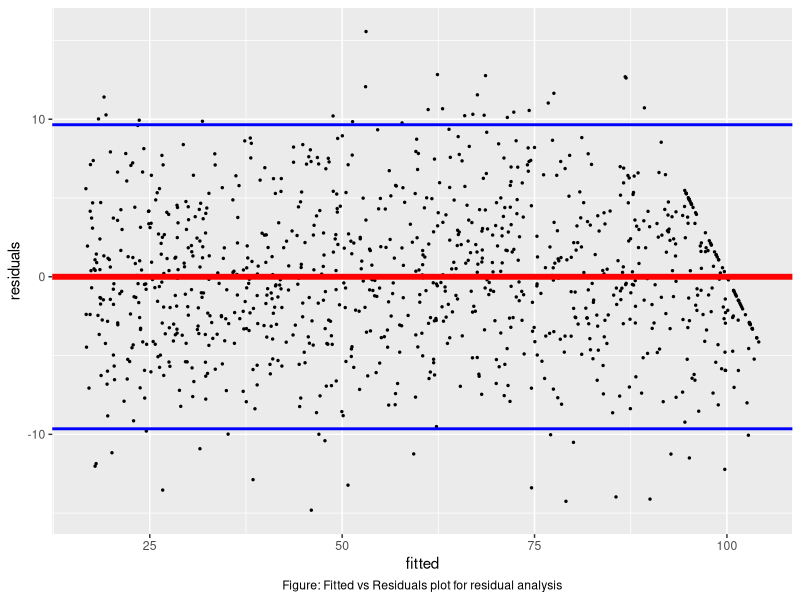
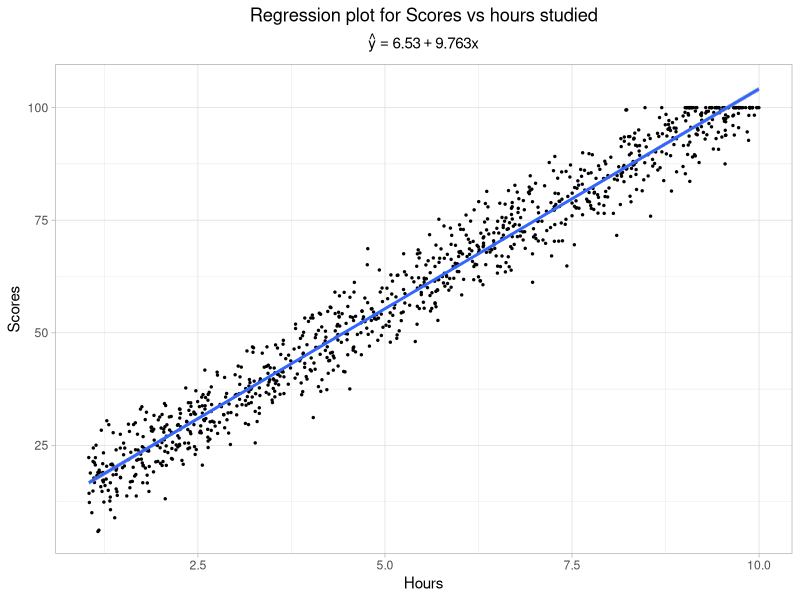
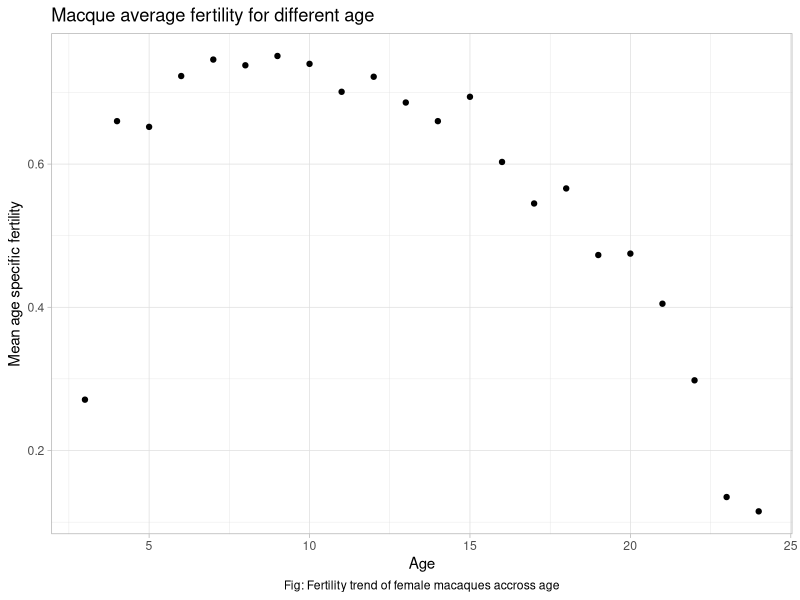
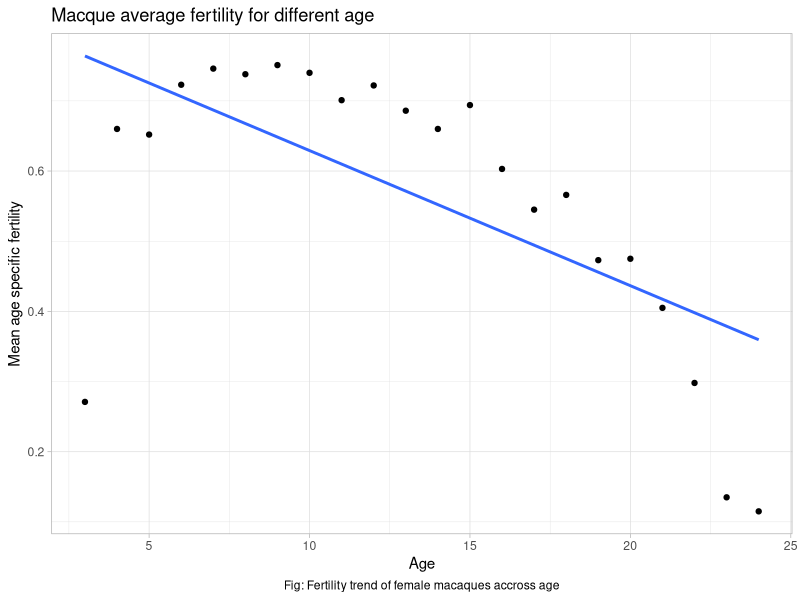
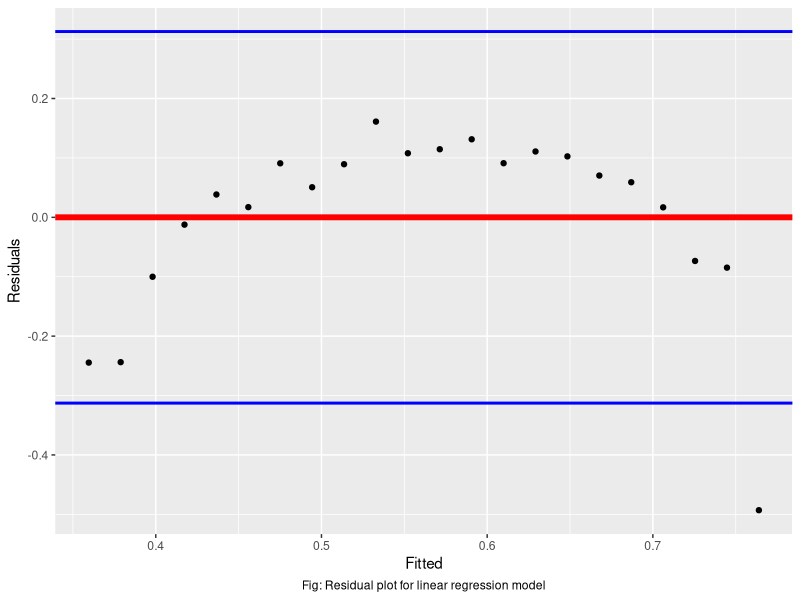
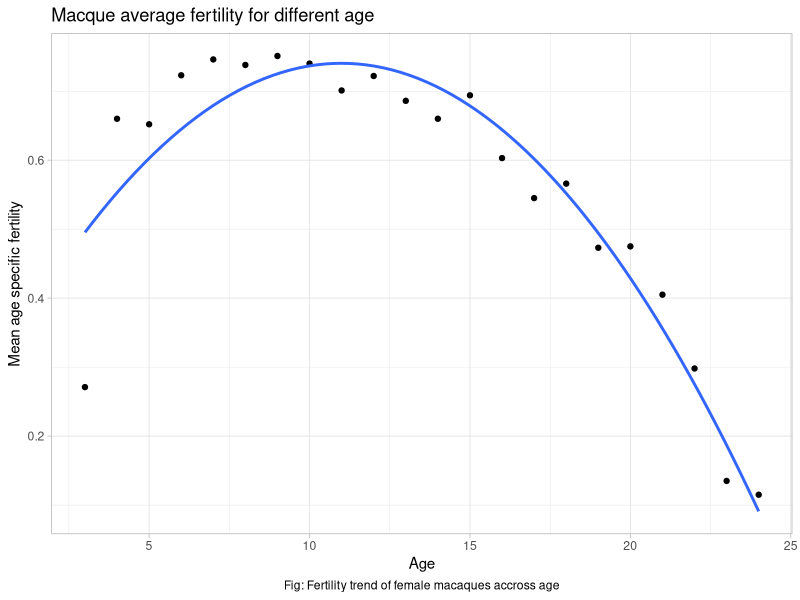
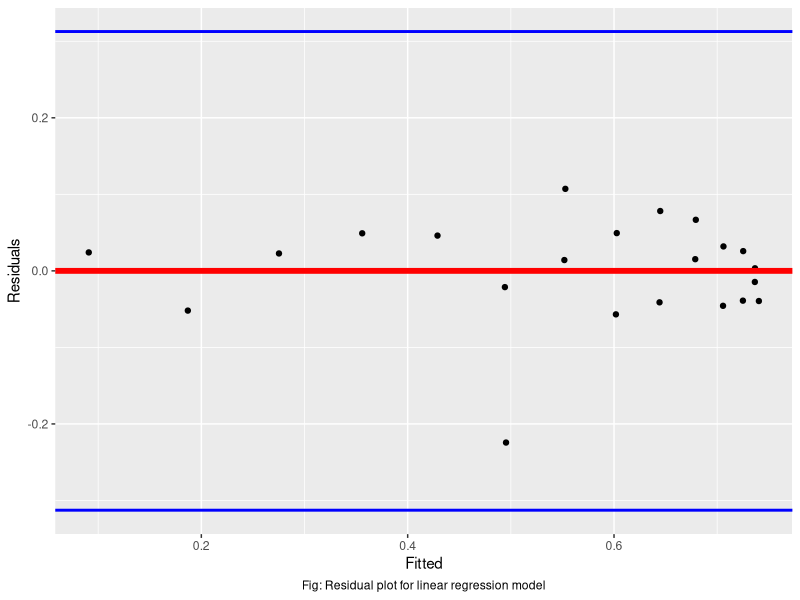

Write the R code that produced these figures, in order.
## ---- chunk 1
# Import Libraries
library(tidyverse)
library(knitr)
## ---- chunk 2
# define matrices

# explanatory variable
x <- matrix(c(1, 1, 1, 4, 6, 8), byrow = FALSE, nrow = 3)

# response variable
y <- matrix(c(4, 10, 16), nrow = 3)

print(x)

print(y)
## ---- chunk 3
# transpose of x

x_t <- t(x)

print(x_t)
## ---- chunk 4
x_t_x <- x_t %*% x

print(x_t_x)
## ---- chunk 5
x_t_y <- x_t %*% y

print(x_t_y)
## ---- chunk 6
# now calculating the inverse of x_t_x

inv_x_t_x <- solve(x_t_x)
print(inv_x_t_x)
## ---- chunk 7
# as we have all the necessary elements, we now substitute the values
# in the formula and calculate the coefficient matrix

b <- inv_x_t_x %*% x_t_y
print(b)
## ---- chunk 8
y_hat <- x %*% b
e <- y - y_hat

print(e) # output can be considered as zero
## ---- chunk 9
x <- c(4, 6, 8)
y <- c(4, 10, 16)
## ---- chunk 10
df <- data.frame(x, y)

print(df)
## ---- chunk 11
model <- lm(y ~ x, data = df)
summary(model)
## ---- chunk 12
new_x <- c(7, 7, 7)

df2 <- data.frame(new_x, y)

print(df2)

model2 <- lm(y ~ new_x, data = df2)

summary(model2)
## ---- chunk 13
df <- read.csv("dataset/Student_Scores_Dataset.csv", header = TRUE)
head(df)
## ---- chunk 14
model <- lm(Scores ~ Hours, data = df)
summary(model)
## ---- chunk 15
residuals <- model$residuals
fitted <- fitted(model)

df_residuals <- data.frame(residuals = residuals, fitted = fitted)

df_residuals |>
  ggplot(aes(x = fitted, y = residuals)) +
  geom_point(size = 0.5) +
  geom_hline(yintercept = 0, color = "red", size = 2) +
  geom_hline(yintercept = 2 * sd(model$residuals), color = "blue", size = 1) +
  geom_hline(yintercept = -2 * sd(model$residuals), color = "blue", size = 1) +
  labs(
    caption = "Figure: Fitted vs Residuals plot for residual analysis"
  ) +
  theme(
    plot.caption = element_text(hjust = 0.5)
  )
## ---- chunk 16
df |>
  ggplot(aes(x = Hours, y = Scores)) +
  geom_point(size = 0.5) +
  geom_smooth(method = "lm", formula = y ~ x) +
  labs(
    title = "Regression plot for Scores vs hours studied",
    subtitle = expression(hat(y) == 6.530 + 9.763 * x)
  ) +
  theme_light() +
  theme(
    plot.title = element_text(hjust = 0.5),
    plot.subtitle = element_text(hjust = 0.5)
  )
## ---- chunk 17
new_x <- data.frame(Hours = c(3.63, 5.68, 7.48))

predicted_scores <- round(predict(model, newdata = new_x), 2)

new_x$predicted_scores <- predicted_scores

kable(new_x)
## ---- chunk 18
monkey <- read.csv("./dataset/macaque.csv")

df <- monkey |>
  select(age, mean_fertility)
## ---- chunk 19
plot_1 <- df |>
  ggplot(aes(x = age, y = mean_fertility)) +
  geom_point() +
  labs(
    title = "Macque average fertility for different age",
    x = "Age",
    y = "Mean age specific fertility",
    caption = "Fig: Fertility trend of female macaques accross age"
  ) +
  theme_light() +
  theme(
    plot.caption = element_text(hjust = 0.5)
  )

plot_1
## ---- chunk 20
model <- lm(mean_fertility ~ age, data = df)

summary(model)
## ---- chunk 21
plot_1 + geom_smooth(method = "lm", formula = y ~ x, se = FALSE)
## ---- chunk 22
draw_residual_plot <- function(df) {
  # nolint start
  ggplot(data = df, aes(x = fitted, y = residuals)) +
    geom_point() +
    geom_hline(yintercept = 0, color = "red", size = 2) +
    geom_hline(yintercept = 2 * sd(model$residuals), color = "blue", size = 1) +
    geom_hline(yintercept = -2 * sd(model$residuals), color = "blue", size = 1) +
    labs(
      caption = "Fig: Residual plot for linear regression model",
      x = "Fitted",
      y = "Residuals"
    ) +
    theme(
      plot.caption = element_text(hjust = 0.5)
    )
  # nolint end
}

df_residuals <- data.frame(
  residuals = model$residuals,
  fitted = fitted(model)
)

draw_residual_plot(df_residuals)
## ---- chunk 23
plot_1 +
  geom_smooth(method = "lm", formula = y ~ x + I(x^2), se = FALSE)
## ---- chunk 24
quadratic_model <- lm(mean_fertility ~ age + I(age^2), data = df)

summary(quadratic_model)

quadtratic_df_residuals <- data.frame(
  residuals = quadratic_model$residuals,
  fitted = fitted(quadratic_model)
)

draw_residual_plot(quadtratic_df_residuals)
## ---- chunk 25
df_new <- data.frame(age = c(6.95, 12.35, 15.87))

predictions <- round(predict(model, newdata = df_new), 2)

df_new$predicted_mean_fertility <- predictions

knitr::kable(df_new, caption = "Table: Predicted Fertility for Given Ages")
